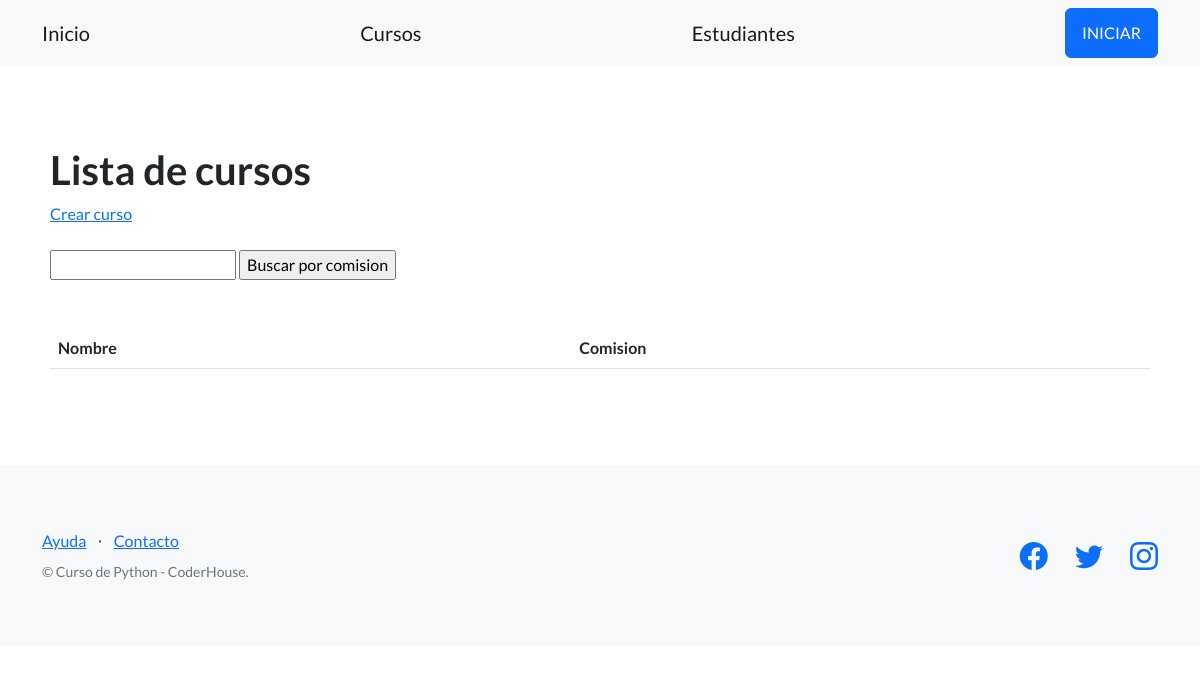
The page /estudios/cursos/ on the database as committed earlier.
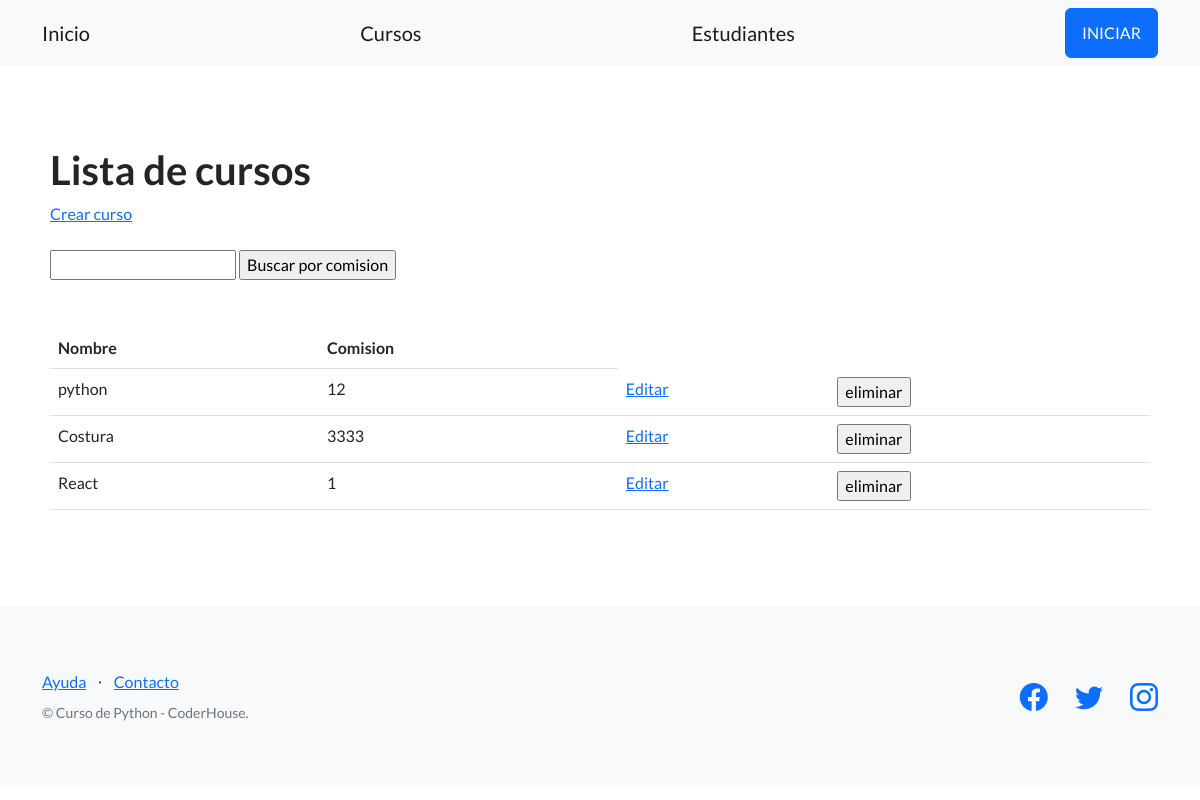
The same page on the database as committed later.
### contol_estudios/models.py (models this page shows, shortened)
class Curso(models.Model):
    nombre=models.CharField(max_length=30)
    comision=models.IntegerField()

### contol_estudios/views.py (the view)
# urls.py: path("cursos/",lista_cursos, name="lista_cursos"),
def lista_cursos(request):
    contexto={
        "cursos": Curso.objects.all()
    }
    http_responde=render(
    request= request,
    template_name='contol_estudios/lista_cursos.html',
    context= contexto,
    )
    return http_responde

### contol_estudios/templates/contol_estudios/lista_cursos.html (shortened to what this page needs)
{% extends "contol_estudios/base.html"%}
{% block contenido %}
<section>
    <div>
        <h1> Lista de cursos </h1>
        <a href={% url 'crear_curso' %} > Crear curso </a>
        <br><br>
        <form  action="{% url 'buscar_curso' %}" method="POST" >
            <input type="text" name="busqueda">
            <input type="submit" value="Buscar por comision">
        </form>
        <br><br>
        <table class="table">
            <tbody>
            <tr>
            <th>Nombre</th>
            <th>Comision</th>
            </tr>
            {% for curso in cursos %}
            <tr>
            <td>{{ curso.nombre }}</td>
            <td>{{ curso.comision }}</td>
            <td>
                <a href="{% url 'editar_curso' curso.id %}">Editar</a>
            </td>
            <td>
                <form action="{% url 'eliminar_curso' curso.id %}" method="post">
                    <input type="submit" value="eliminar"/>
                </form>
            </td>
            </tr>
            {% endfor %}
            </tbody>
            </table>
    </div>
</section>
{% endblock contenido %}

Rows that differ between the two databases and show on the page:
added Curso: nombre "python", comision "12"
added Curso: nombre "Costura", comision "3333"
added Curso: nombre "React", comision "1"
